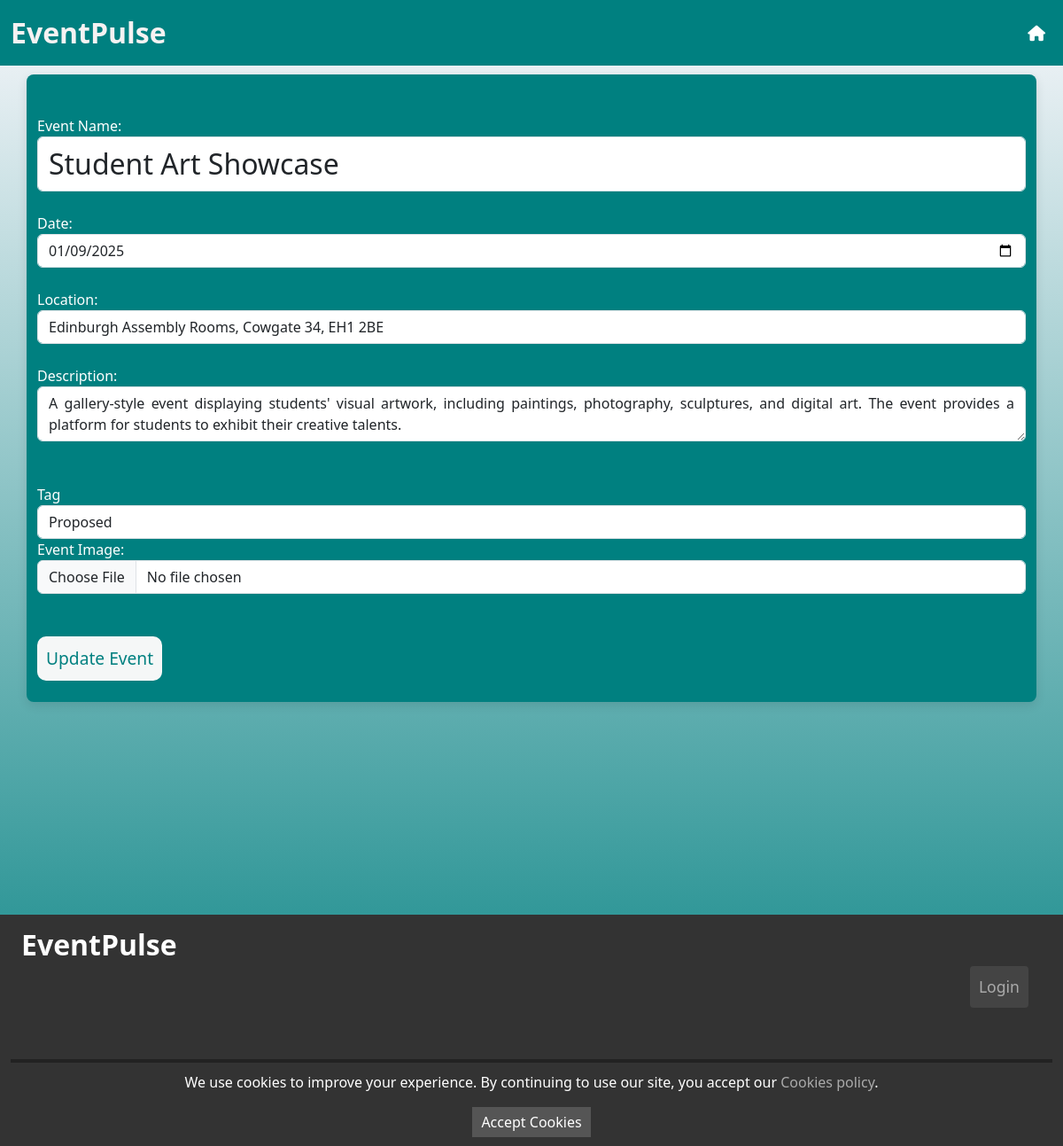
Page /events/edit/7 on the earlier database version.
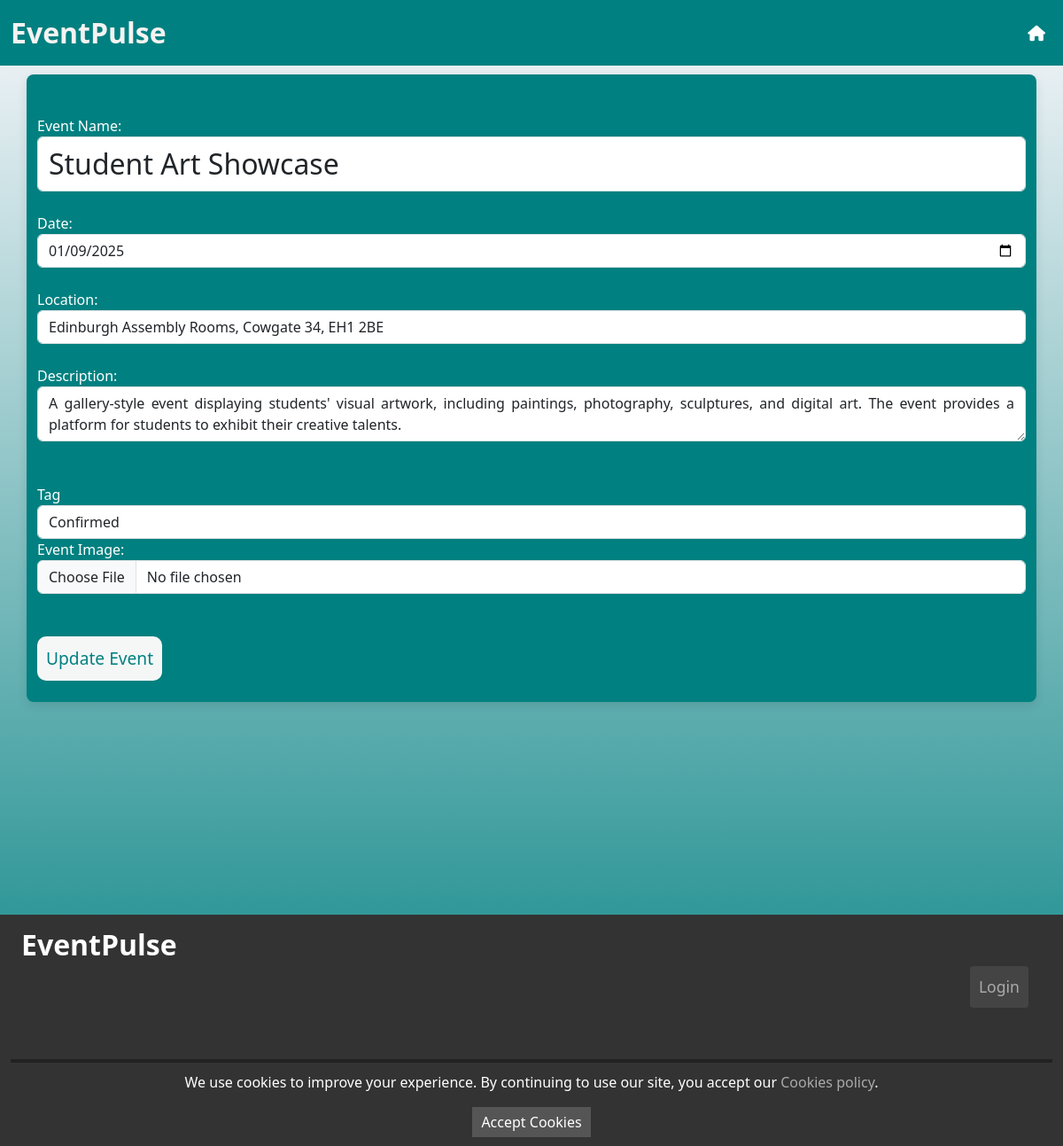
Same page on the later database version.
### app.py (models this page shows)
class Event(db.Model):
    eventId = db.Column(db.Integer, primary_key=True)
    eventName = db.Column(db.String(100), nullable=False)
    description = db.Column(db.Text)
    date = db.Column(db.Date, nullable=False)
    location = db.Column(db.String(100), nullable=False)
    tag = db.Column(db.Enum(EventStatus), nullable=False)
    image_url = db.Column(db.String(255), nullable=True)
    votes = db.Column(db.Integer, default=0)

### app.py (the view, shortened to what this page needs)
@app.route('/events/edit/<int:event_id>', methods=['GET', 'POST'])
def edit_event(event_id):
    Events = select(Event).filter(Event.eventId == event_id)
    event = db.session.execute(Events).scalar_one_or_none()
    if event is None:
        return redirect(url_for('admin_index'))  # or handle 404
    return render_template('edit_event.html', event=event, EventStatus=EventStatus)

### app.py (called while the page is built)
@app.before_request
def update_event_tags():
    db.create_all()
    today = date.today()
    events_to_update = Event.query.filter(
        Event.date < today,
        Event.tag.in_([EventStatus.Proposed, EventStatus.Confirmed])
    ).all()
    for event in events_to_update:
        event.tag = EventStatus.Past  # Change the tag to 'Past'
    db.session.commit()

### templates/edit_event.html (shortened to what this page needs)
{% extends 'base.html' %}
{% block content %}
<div class="container addEventContainer">
    <h2>Edit Event</h2>
    <form method="post" enctype="multipart/form-data">
        <label for="eventName">Event Name:</label><br>
        <input type="text" id="eventName" name="eventName" class="form-control" value="{{ event.eventName }}"
            required><br>
        <label for="date">Date:</label><br>
        <input type="date" id="date" name="date" class="form-control" value="{{ event.date }}" required><br>
        <label for="location">Location:</label><br>
        <input type="text" id="location" name="location" class="form-control" value="{{ event.location }}" required><br>
        <label for="description">Description:</label><br>
        <textarea id="description" name="description" class="form-control">{{ event.description }}</textarea><br><br>
        <div class="form-group">
            <label for="tag">Tag</label>
            <select class="form-control" id="tag" name="tag" required>
                {% for status in EventStatus %}
                <option value="{{ status.name }}" class="form-control" {% if event.tag==status %}selected{% endif %}>{{
                    status.value }}</option>
                {% endfor %}
            </select>
        </div>
        <label for="image">Event Image:</label><br>
        <input type="file" id="image_url" name="image_url" class="form-control" accept="image/*"><br><br>
        <input type="submit" class="btn-add" value="Update Event"><br><br>
    </form>
</div>
{% endblock %}

Differences in the rows shown:
changed Event "Student Art Showcase": tag "Proposed" → "Confirmed"
